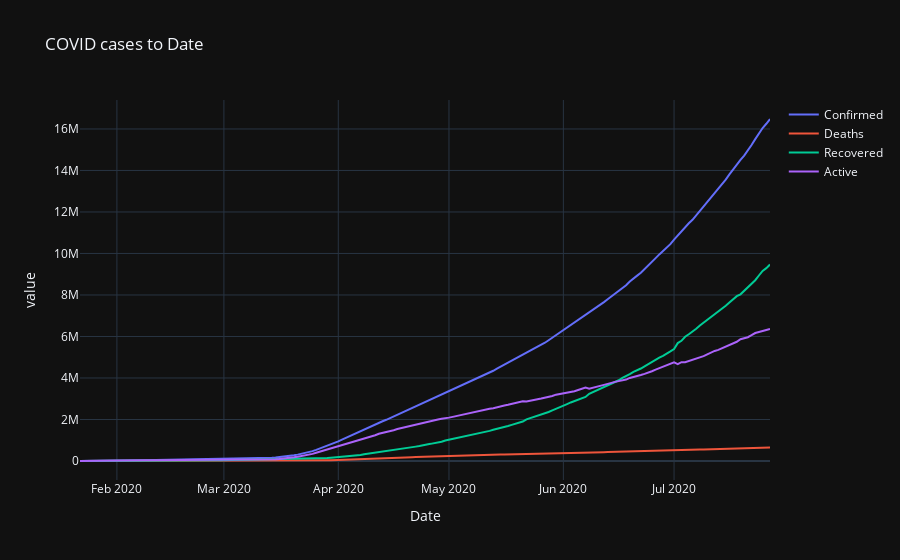

Source (notebook cell):
### Code cell
fig = px.line(day_wise, x='Date', y=['Confirmed', 'Deaths', 'Recovered', 'Active'], 
              title='COVID cases to Date', template='plotly_dark')

fig.update_layout(
    legend_title=None 
)

fig.show()

### Figure 1 — Plotly figure (JSON) as saved in the notebook; plotly's stock layout.template omitted (floating-point values rounded to 4 significant figures; data arrays with more than 128 entries replaced by an {"elided": "..."} marker saying what was removed)
{"data": [{"hovertemplate": "variable=Confirmed<br>Date=%{x}<br>value=%{y}<extra></extra>", "legendgroup": "Confirmed", "line": {"color": "#636efa", "dash": "solid"}, "marker": {"symbol": "circle"}, "mode": "lines", "name": "Confirmed", "orientation": "v", "showlegend": true, "type": "scatter", "x": {"elided": "188 str values"}, "xaxis": "x", "y": {"elided": "188 int values"}, "yaxis": "y"}, {"hovertemplate": "variable=Deaths<br>Date=%{x}<br>value=%{y}<extra></extra>", "legendgroup": "Deaths", "line": {"color": "#EF553B", "dash": "solid"}, "marker": {"symbol": "circle"}, "mode": "lines", "name": "Deaths", "orientation": "v", "showlegend": true, "type": "scatter", "x": {"elided": "188 str values"}, "xaxis": "x", "y": {"elided": "188 int values"}, "yaxis": "y"}, {"hovertemplate": "variable=Recovered<br>Date=%{x}<br>value=%{y}<extra></extra>", "legendgroup": "Recovered", "line": {"color": "#00cc96", "dash": "solid"}, "marker": {"symbol": "circle"}, "mode": "lines", "name": "Recovered", "orientation": "v", "showlegend": true, "type": "scatter", "x": {"elided": "188 str values"}, "xaxis": "x", "y": {"elided": "188 int values"}, "yaxis": "y"}, {"hovertemplate": "variable=Active<br>Date=%{x}<br>value=%{y}<extra></extra>", "legendgroup": "Active", "line": {"color": "#ab63fa", "dash": "solid"}, "marker": {"symbol": "circle"}, "mode": "lines", "name": "Active", "orientation": "v", "showlegend": true, "type": "scatter", "x": {"elided": "188 str values"}, "xaxis": "x", "y": {"elided": "188 int values"}, "yaxis": "y"}], "layout": {"autosize": true, "legend": {"title": {}, "tracegroupgap": 0}, "title": {"text": "COVID cases to Date"}, "xaxis": {"anchor": "y", "autorange": true, "domain": [0, 1], "range": ["2020-01-22", "2020-07-27"], "title": {"text": "Date"}, "type": "date"}, "yaxis": {"anchor": "x", "autorange": true, "domain": [0, 1], "range": [-915600.0, 17400000.0], "title": {"text": "value"}, "type": "linear"}}}
